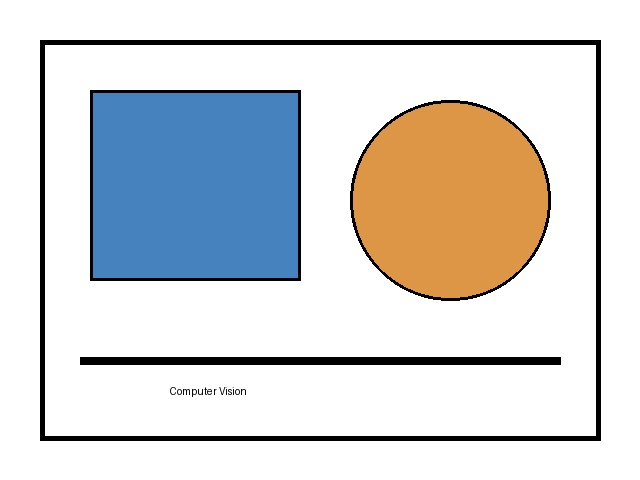
#> input picture 04_Histogram/input.jpg, 640 x 480 px
$ python program.py
#> lines starting #> are read from the running program, lines starting #| are printed output that depends on the picture
import cv2
import numpy as np
import matplotlib.pyplot as plt

image = cv2.imread("input.jpg", cv2.IMREAD_GRAYSCALE)
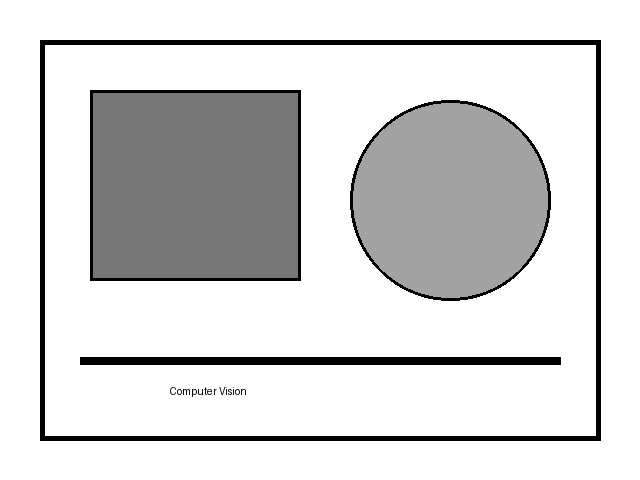
#> image: shape (480, 640); min 0, max 255, mean 214.5

if image is None:
    print("Error: input.jpg not found")
    exit()

histogram = cv2.calcHist([image], [0], None, [256], [0, 256])
#> histogram = 256 values, max 219079 at index 255, min 0 at index 19, mean 1200

intensity = np.argmax(histogram)
#> intensity = 255

print("Intensity with highest frequency:", intensity)
#| Intensity with highest frequency: 255

plt.plot(histogram)
plt.xlabel("Intensity Value")
plt.ylabel("Frequency")
plt.title("Image Histogram")
plt.savefig("output.png")
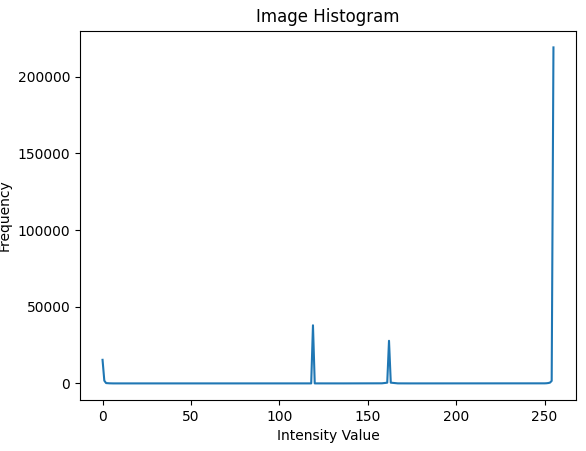
#> figure drawn by matplotlib, 1 panel; curve peaks at x = 255, y = 219079
plt.close()

print("Histogram saved as output.png")

print("Histogram saved successfully as output.png")

$ run again, with 02_Brightness/input.jpg copied over 04_Histogram/input.jpg
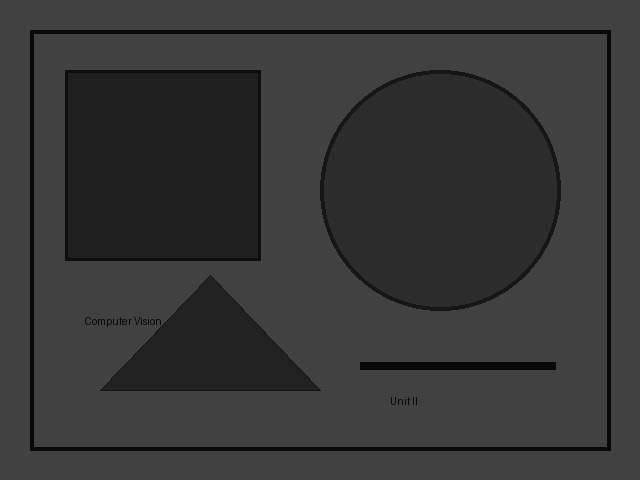
#> input picture 02_Brightness/input.jpg, 640 x 480 px
#> image is the input picture: shape (480, 640); min 3, max 73, mean 54.3
#> histogram = 256 values, max 193768 at index 65, min 0 at index 0, mean 1200
#> intensity = 65
#| Intensity with highest frequency: 65
#> `plt.savefig("output.png")`:
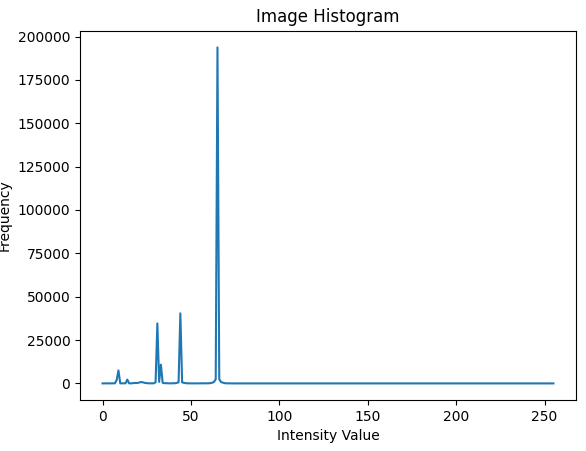
#> figure drawn by matplotlib, 1 panel; curve peaks at x = 65, y = 193768
